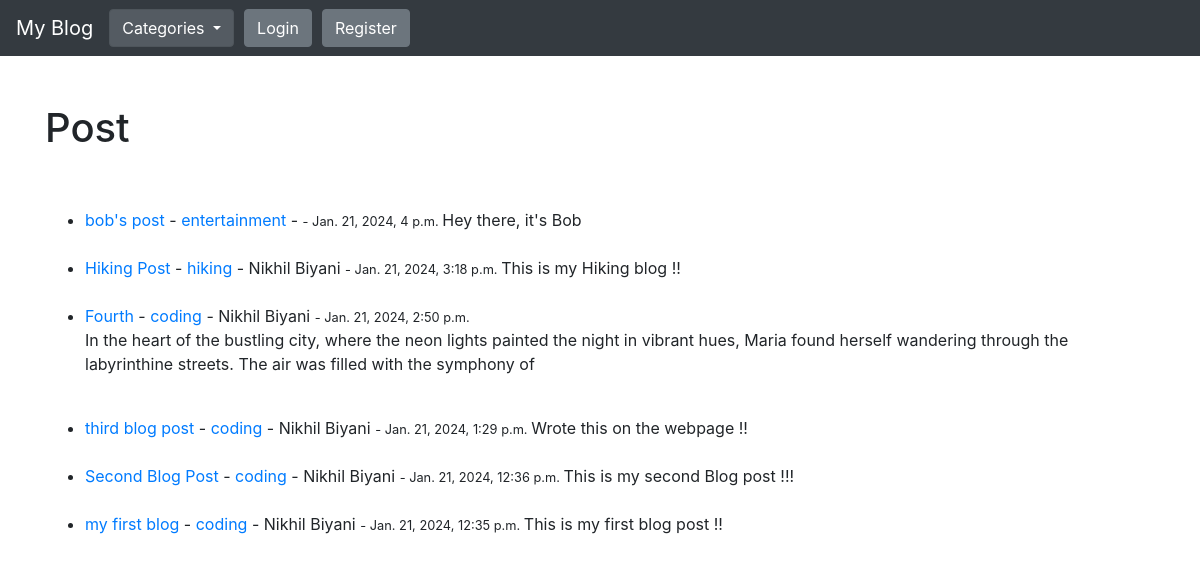
/, run on an earlier commit of the app's database.
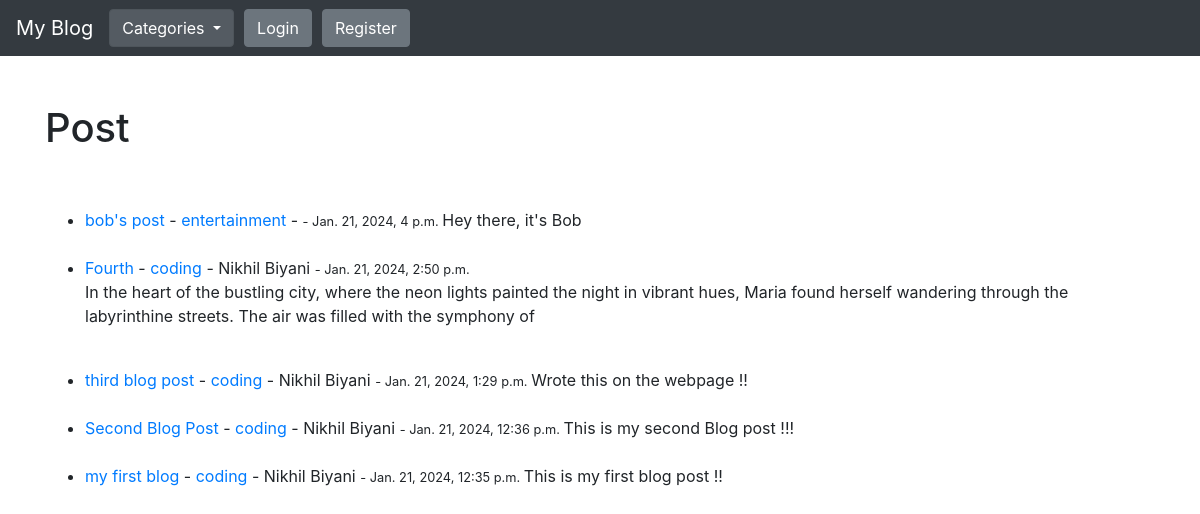
And on a later commit of the database.
### theblog/models.py (models this page shows, shortened)
class Post(models.Model):
    title = models.CharField(max_length=255)
    title_tag = models.CharField(max_length=255)
    author = models.ForeignKey(User, on_delete=models.CASCADE)
    body = models.TextField()
    posted_date = models.DateTimeField(auto_now_add=True)
    update_date = models.DateTimeField(auto_now=True)
    category = models.CharField(max_length=255, default="coding")
    likes = models.ManyToManyField(User, related_name='blog_posts')

### theblog/views.py (the view)
# urls.py: path('', HomeView.as_view(), name="home"),
class HomeView(ListView):
    model = Post
    template_name = 'home.html'
    ordering = ['-posted_date']
    def get_context_data(self, *args, **kwargs):
        cat_menu = Category.objects.all()
        context = super(HomeView, self).get_context_data(*args, **kwargs)
        context["cat_menu"] = cat_menu
        return context

### theblog/models.py (called while the page is built)
    def __str__(self):
        return self.name

### theblog/templates/home.html (shortened to what this page needs)
{% extends 'base.html' %}
{% block content %}
    <br/><br/>
    <h1>Post</h1>
    <br/><br/>
    <ul>
        {% for post in object_list %}
            <li>
                <a href="{% url 'article-detail' post.pk %}">{{post.title}}</a>
                - <a href="{% url 'category' post.category|slugify %}">{{post.category}}</a> -
                {{post.author.first_name}} {{post.author.last_name}}
                <small> - {{post.posted_date}} </small>
                {{post.body | slice:":200" | safe}}
                <br/><br/>
            </li>
        {% endfor %}
    </ul>
{% endblock %}

What changed in the data, as far as the page shows it:
removed Post: title "Hiking Post", category "hiking", author.first_name "Nikhil", author.last_name "Biyani", posted_date "Jan. 21, 2024, 3:18 p.m.", body "This is my Hiking blog !!"
